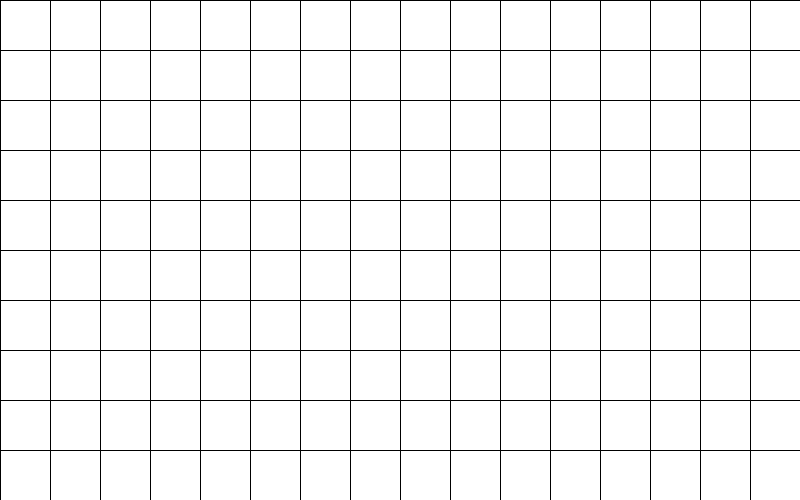
Frame 1 (no input)
Frame 60 (the mouse pressed at the canvas centre just before this capture): identical to frame 1, image omitted
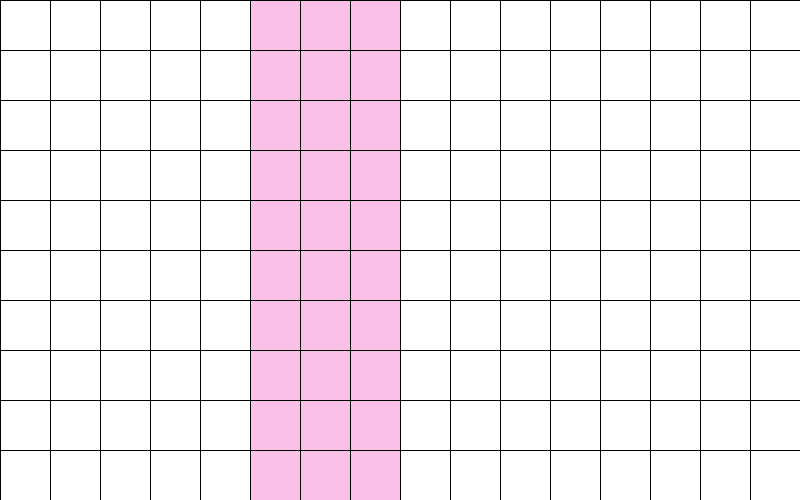
Frame 120 (the mouse held since frame 60 and released just before this capture)

The Processing sketch that drew these frames (run headless with seeded random() and noise(); from frame 60 on, the mouse is pressed at the canvas centre):

// Processing sketch: week05_2
// ── week05_2.pde
// week05-2 好玩的程式設計
// Ctrl-N 開新視窗
void setup(){
  size(800,500);
}
void draw() {
  for (int y=0; y<500; y+=50) {
    for (int x=0; x<800; x+=50) {
      if(x< mouseX && mouseY <x+50) fill(#FAC0E7);
      else if (y < mouseY && mouseY < y+50) fill(#FAC0E7);
      else fill(255);
    rect(x, y, 50, 50);
   }
  }
}
